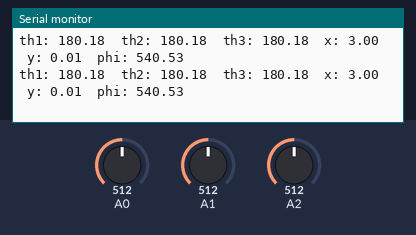
This sketch was run on a simulated Arduino Uno, built with avr-gcc and run on an emulated ATmega328P. Shown: the last lines printed to the serial monitor. The test bench sets the inputs (shaded band); at power-on: A0 = 512, A1 = 512, A2 = 512.

Above: at 1.2 s.
1.3 s: A0 set to 716
At 1.31 s:
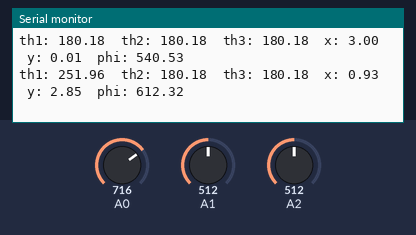
2.8 s: A1 set to 716
At 2.81 s:
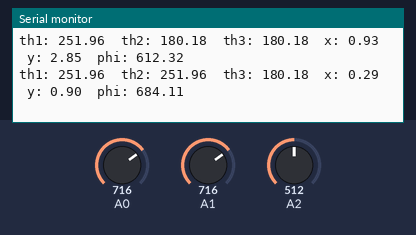
4.3 s: A2 set to 716
At 4.31 s:
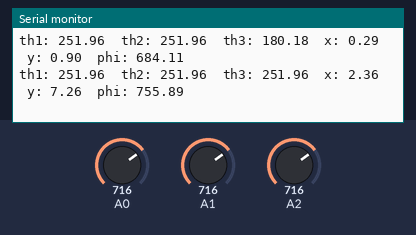
5.8 s: A0 set to 900
At 5.81 s:
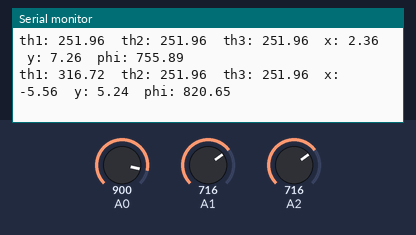
7.3 s: A1 set to 900
At 7.31 s:
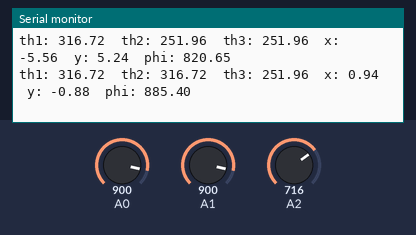
8.8 s: A2 set to 900
At 8.81 s:
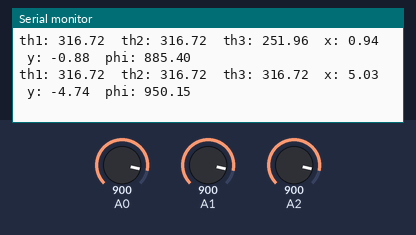
Timing chart, 0 to 11.3 s (numbered marks = the images above; inputs shaded):
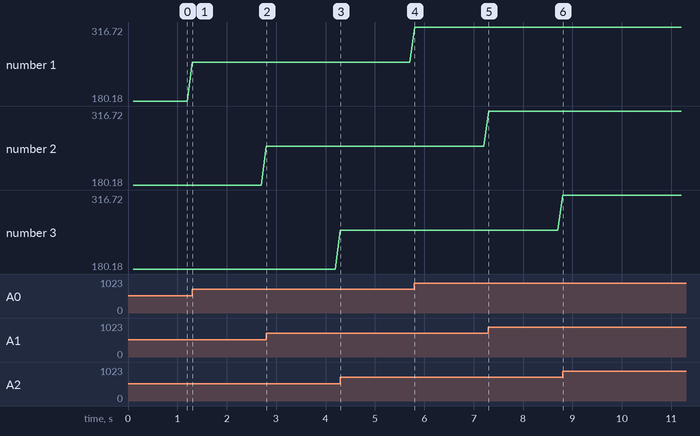

The sketch:

robot_arm_fk_457.ino
```cpp
// snippet: robot_arm_fk_457
// tags: robot, arm, fk, forward-kinematics, servo
// boards: avr, megaavr, nano33iot, romi32u4, rp2040
// library: none
// description: 3-DOF planar FK: read θ1,θ2,θ3 from A0,A1,A2
// prompts: 3-dof, planar, compute, end-effector, where, φ=θ1+θ2+θ3
// verified: compile-only
// source: kd-generated (id 457)
// exact-include: math.h

#include <math.h>

// ---- CONFIGURE ----
const float L1 = 12.0f;  // upper arm length (cm)
const float L2 = 9.0f;   // forearm length (cm)
const float L3 = 6.0f;   // wrist length (cm)
// -------------------

struct Vec3 { float x, y, z; };

// th0 = base azimuth, th1 = shoulder elevation, th2 = elbow angle (all degrees)
Vec3 forwardKinematics(float th0, float th1, float th2) {
  float t0 = th0 * PI / 180.0f;
  float t1 = th1 * PI / 180.0f;
  float t2 = th2 * PI / 180.0f;

  float r  = L2 * cos(t1) + L3 * cos(t1 + t2);
  Vec3 pos;
  pos.x = r * cos(t0);
  pos.y = r * sin(t0);
  pos.z = L1 + L2 * sin(t1) + L3 * sin(t1 + t2);
  return pos;
}

void setup() {
  Serial.begin(9600);
}

void loop() {
  static unsigned long prevMs = 0;
  const unsigned long INTERVAL = 100;  // 10 Hz

  unsigned long now = millis();
  if (now - prevMs >= INTERVAL) {
    prevMs = now;

    float th1 = analogRead(A0) * 360.0f / 1023.0f;  // Convert A0 reading to degrees
    float th2 = analogRead(A1) * 360.0f / 1023.0f;  // Convert A1 reading to degrees
    float th3 = analogRead(A2) * 360.0f / 1023.0f;  // Convert A2 reading to degrees

    Vec3 pos = forwardKinematics(th1, th2, th3);
    float phi = th1 + th2 + th3;

    Serial.print("th1: "); Serial.print(th1, 2);
    Serial.print("  th2: "); Serial.print(th2, 2);
    Serial.print("  th3: "); Serial.print(th3, 2);
    Serial.print("  x: "); Serial.print(pos.x, 2);
    Serial.print("  y: "); Serial.print(pos.y, 2);
    Serial.print("  phi: "); Serial.println(phi, 2);
  }
}
```

Measured:
- after the input at 1.3 s, the serial monitor: prints a new line at once (image 1)
- after the input at 2.8 s, the serial monitor: prints a new line at once (image 2)
- after the input at 4.3 s, the serial monitor: prints a new line at once (image 3)
- after the input at 5.8 s, the serial monitor: prints a new line at once (image 4)
- after the input at 7.3 s, the serial monitor: prints a new line at once (image 5)
- after the input at 8.8 s, the serial monitor: prints a new line at once (image 6)
- plotted number 1: 180.18 → 251.96 after the input at 1.3 s, 251.96 → 316.72 after the input at 5.8 s
